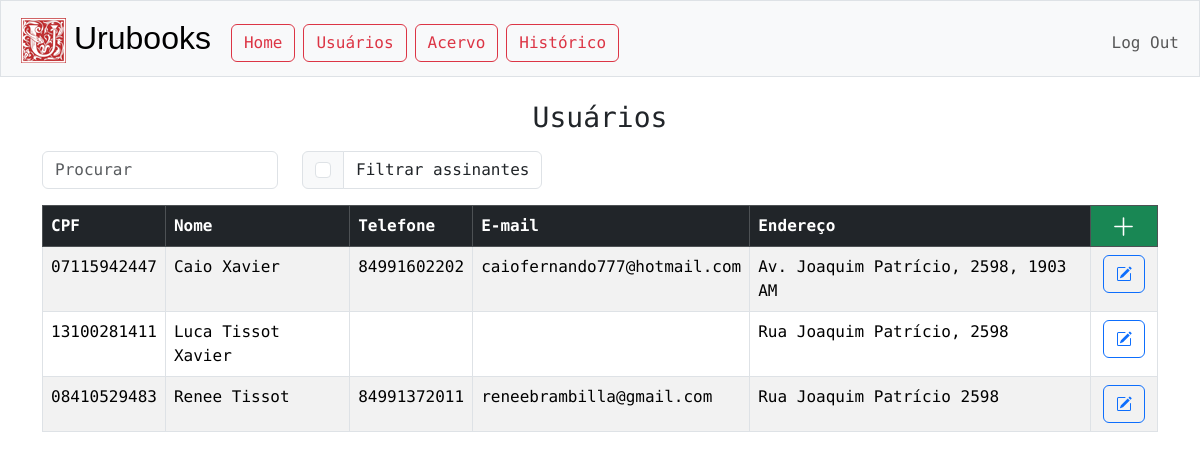
Before: /usuarios (signed in) with the older database file.
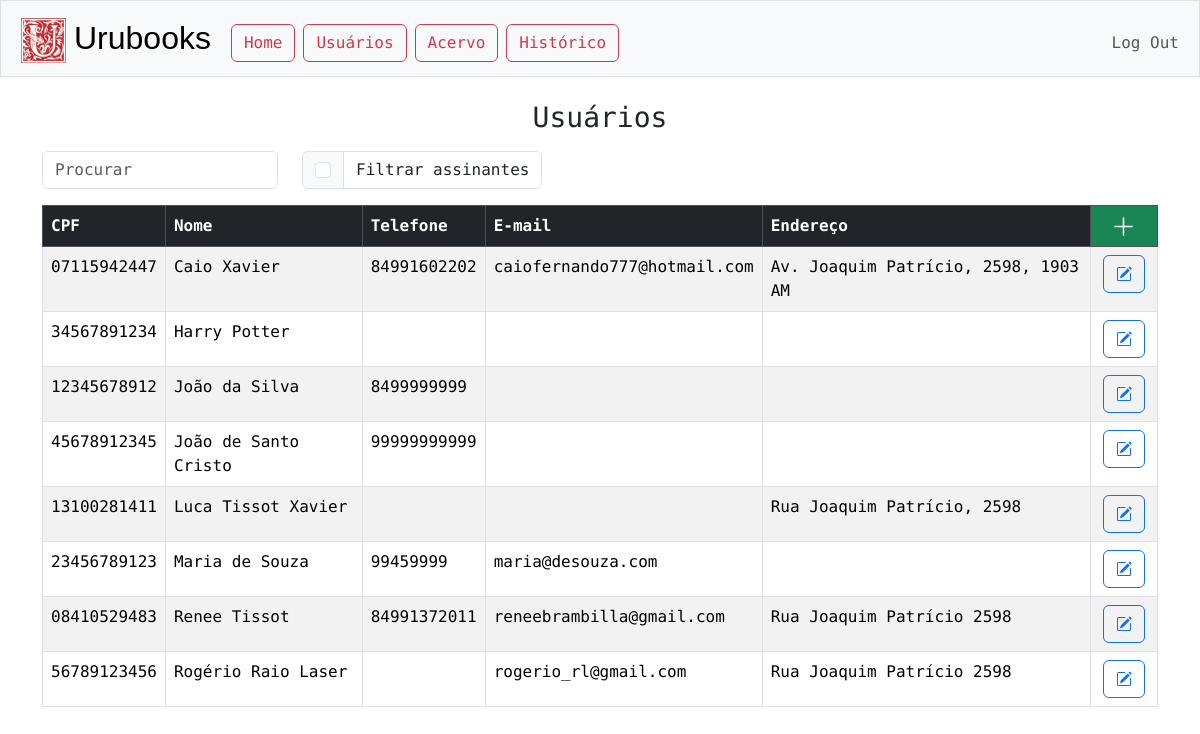
After: the same page with the newer database file.
### tables this page shows
CREATE TABLE contatos (
cpf TEXT PRIMARY KEY NOT NULL,
nome TEXT NOT NULL,
telefone TEXT,
email TEXT,
endereço TEXT,
assinante TEXT
);

### app.py (the view)
@app.route("/usuarios")
@login_required
def usuarios():
    CONTATOS_POR_PAGINA = 20
    pagina = request.args.get("pagina", 0)
    offset = CONTATOS_POR_PAGINA * pagina
    usuarios = db.execute("SELECT * FROM contatos ORDER BY nome LIMIT ?, ?", offset, CONTATOS_POR_PAGINA)
    filtro = "off"
    if request.args.get("filtrar-assinantes"):
        usuarios = db.execute("SELECT * FROM contatos WHERE assinante = 'TRUE' ORDER BY nome LIMIT ?, ?", offset, CONTATOS_POR_PAGINA)
        filtro="on"
    page_data = {
    "atual":int(pagina),
    "max":int(len(usuarios)/CONTATOS_POR_PAGINA),
    }
    return render_template("usuarios/index.html", usuarios=usuarios, page_data=page_data, filtro=filtro)

### app.py (called while the page is built)
@app.after_request
def after_request(response):
    response.headers["Cache-Control"] = "no-cache, no-store, must-revalidate"
    response.headers["Expires"] = 0
    response.headers["Pragma"] = "no-cache"
    return response

### helpers.py (called while the page is built)
def login_required(f):
    @wraps(f)
    def decorated_function(*args, **kwargs):
        if session.get("user_id") is None:
            return redirect("/login")
        return f(*args, **kwargs)
    return decorated_function

### templates/usuarios/index.html (shortened to what this page needs)
{% extends "layout.html" %}
{% block main %}
    <h3 id='teste' class='mb-3'>Usuários</h3>
    <div class="row justify-content-left">
        {% set checked = "checked" if filtro == "on" else "" %}
            <div class="col-auto">
                <div class="input-group mb-3">
                    <input id="search" name="search" type="text" class="form-control" placeholder="Procurar" autocomplete="off">
                </div>
            </div>
            <div class="col-auto">
                <div class="input-group mb-3">
                    <div class="input-group-text">
                        <form id="filtrar-assinantes" action="/usuarios" method="get">
                            <input id="assinantes-checkbox" class="form-check-input" name="filtrar-assinantes" type="checkbox" {{ checked }}>
                        </form>
                    </div>
                    <div class="form-control">Filtrar assinantes</div>
                </div>
            </div>
    </div>
    <div class="table-responsive">
        <table class='table table-bordered table-striped' style='text-align:start'>
            <thead class="table-dark">
                <th>CPF</th>
                <th>Nome</th>
                <th>Telefone</th>
                <th class="display-desktop">E-mail</th>
                <th class="display-desktop">Endereço</th>
                <th style="text-align: center; background-color: #198754; padding: 0;">
                        <a type='button' class="btn btn-success" href="usuarios/cadastro" style="width: 100%; height: 100%">
                            <svg xmlns="http://www.w3.org/2000/svg" width="25" height="25" fill="currentColor" class="bi bi-plus-lg" viewBox="0 0 16 16">
                                <path fill-rule="evenodd" d="M8 2a.5.5 0 0 1 .5.5v5h5a.5.5 0 0 1 0 1h-5v5a.5.5 0 0 1-1 0v-5h-5a.5.5 0 0 1 0-1h5v-5A.5.5 0 0 1 8 2"/>
                            </svg>
                        </a>
                    </th>
            </thead>
            <tbody>
            {% if usuarios %}
                {% for usuario in usuarios %}
                <tr>
                    <td>{{ usuario.cpf }}</td>
                    <td>{{ usuario.nome }}</td>
                    <td>{{ usuario.telefone }}</td>
                    <td class="display-desktop">{{ usuario.email }}</td>
                    <td class="display-desktop">{{ usuario.endereço }}</td>
                    <td class="options-cell">
                            <form action="/usuarios/detalhes" method="get">
                                <button title="Detalhes" type='submit' class="btn btn-outline-primary mx-1">
                                </button>
                            </form>
                    </td>
                </tr>
                {% endfor %}
            {% else %}
                <tr>
                    <td colspan="6" style="text-align: center;">Nenhum usuário cadastrado.</td>
                </tr>
            {% endif %}
            </tbody>
        </table>
    </div>
{% endblock %}

### templates/layout.html (shortened to what this page needs)
<!DOCTYPE html>
<html lang="en">
    <head>
        <link href="https://cdn.jsdelivr.net/npm/bootstrap@5.3.3/dist/css/bootstrap.min.css" rel="stylesheet">
        <link href="/static/styles.css" rel="stylesheet">
    </head>
    <body>
        <nav class="bg-light border navbar navbar-expand-md navbar-light">
            <div class="container-fluid">
                <a class="navbar-brand" href="/"><span><img src="/static/Urubooks-logo-small.png" alt="Logo" class="mx-2"/></span><span>Urubooks</span></a>
                <div class="collapse navbar-collapse text-center" id="navbar">
                    {% if session["user_id"] %}
                        <ul class="navbar-nav me-auto mt-2">
                            <li class="nav-item"><a class="btn btn-outline-danger m-1" href="/">Home</a></li>
                            <li class="nav-item"><a class="btn btn-outline-danger m-1" href="/usuarios">Usuários</a></li>
                            <li class="nav-item"><a class="btn btn-outline-danger m-1" href="/acervo">Acervo</a></li>
                            <li class="nav-item"><a class="btn btn-outline-danger m-1" href="/historico">Histórico</a></li>
                        </ul>
                        <ul class="navbar-nav ms-auto mt-2">
                            <li class="nav-item"><a class="nav-link" href="/logout">Log Out</a></li>
                        </ul>
                    {% else %}
                        <ul class="navbar-nav ms-auto mt-2">
                            <li class="nav-item"><a class="nav-link" href="/login">Log In</a></li>
                        </ul>
                    {% endif %}
                </div>
            </div>
        </nav>
        <main class="container py-4 text-center">
            {% block main %}{% endblock %}
        </main>
    </body>
</html>

### static/styles.css (style rules this page uses)
body { font-family: "Roboto Mono", monospace; }
nav .navbar-brand { font-family: 'Franklin Gothic Medium', 'Arial Narrow', Arial, sans-serif; font-size: xx-large; }
.options-cell { text-align: center; }
.display-desktop { display: none; }
@media (min-width: 993px) { .display-desktop { display: table-cell; } }

Changed rows visible on the page:
added contatos: cpf "34567891234", nome "Harry Potter"
added contatos: cpf "12345678912", nome "João da Silva", telefone "8499999999"
added contatos: cpf "45678912345", nome "João de Santo Cristo", telefone "99999999999"
added contatos: cpf "23456789123", nome "Maria de Souza", telefone "99459999", email "maria@desouza.com"
added contatos: cpf "56789123456", nome "Rogério Raio Laser", email "rogerio_rl@gmail.com", endereço "Rua Joaquim Patrício 2598"
